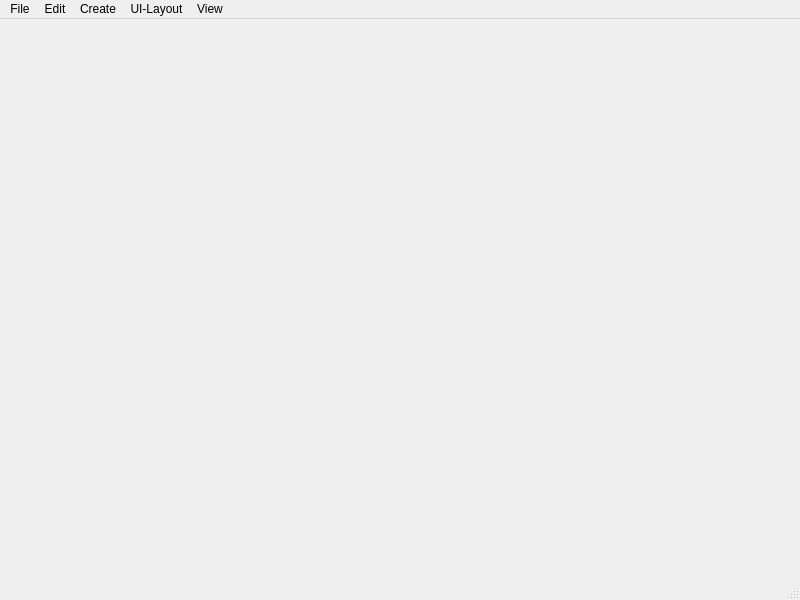
<?xml version="1.0" encoding="UTF-8"?>
<ui version="4.0">
 <class>EditorWindow</class>
 <widget class="QMainWindow" name="EditorWindow">
  <property name="geometry">
   <rect>
    <x>0</x>
    <y>0</y>
    <width>800</width>
    <height>600</height>
   </rect>
  </property>
  <property name="contextMenuPolicy">
   <enum>Qt::NoContextMenu</enum>
  </property>
  <property name="windowTitle">
   <string>MainWindow</string>
  </property>
  <widget class="QWidget" name="centralwidget"/>
  <widget class="QMenuBar" name="menubar">
   <property name="geometry">
    <rect>
     <x>0</x>
     <y>0</y>
     <width>800</width>
     <height>21</height>
    </rect>
   </property>
   <widget class="QMenu" name="menuFile">
    <property name="title">
     <string>File</string>
    </property>
    <addaction name="actionNew_Scene"/>
    <addaction name="actionOpen_Scene"/>
    <addaction name="actionSave_Scene"/>
    <addaction name="actionSave_scene_as"/>
    <addaction name="separator"/>
    <addaction name="actionNew_project"/>
    <addaction name="actionOpen_project"/>
    <addaction name="actionSave_project"/>
    <addaction name="separator"/>
    <addaction name="actionRun_script"/>
    <addaction name="separator"/>
    <addaction name="actionExit_2"/>
   </widget>
   <widget class="QMenu" name="menuEdit">
    <property name="title">
     <string>Edit</string>
    </property>
    <widget class="QMenu" name="menuSet_children_as_spine_path">
     <property name="title">
      <string>Set children as spine path</string>
     </property>
     <addaction name="actionNon_cyclic"/>
     <addaction name="actionCyclic"/>
    </widget>
    <addaction name="actionUndo"/>
    <addaction name="actionRedo"/>
    <addaction name="separator"/>
    <addaction name="actionCut"/>
    <addaction name="actionDuplicate"/>
    <addaction name="actionCopy"/>
    <addaction name="actionPaste"/>
    <addaction name="actionDelete"/>
    <addaction name="actionSelectall"/>
    <addaction name="actionDeselectall"/>
    <addaction name="separator"/>
    <addaction name="actionReset_to_default"/>
    <addaction name="separator"/>
    <addaction name="actionReset_position"/>
    <addaction name="actionReset_rotation"/>
    <addaction name="actionReset_scale"/>
    <addaction name="actionEnable_disable"/>
    <addaction name="actionEnable_all"/>
    <addaction name="actionUnparent"/>
    <addaction name="actionParent_to_last"/>
    <addaction name="separator"/>
    <addaction name="actionToggle_update"/>
    <addaction name="actionColor_wheel"/>
    <addaction name="actionShow_component_animation"/>
    <addaction name="separator"/>
    <addaction name="actionStop_test_animation"/>
    <addaction name="separator"/>
    <addaction name="actionRebuild_navigation_data"/>
    <addaction name="actionRender_Zone_Cubemap"/>
    <addaction name="actionAdd_children_to_SM_group"/>
    <addaction name="menuSet_children_as_spine_path"/>
   </widget>
   <widget class="QMenu" name="menuCreate">
    <property name="title">
     <string>Create</string>
    </property>
   </widget>
   <widget class="QMenu" name="menuUI_Layout">
    <property name="title">
     <string>UI-Layout</string>
    </property>
   </widget>
   <widget class="QMenu" name="menuView">
    <property name="title">
     <string>View</string>
    </property>
    <addaction name="actionInspector"/>
    <addaction name="actionAttribute_inspetor"/>
    <addaction name="actionResource_browser"/>
    <addaction name="actionConsole"/>
   </widget>
   <addaction name="menuFile"/>
   <addaction name="menuEdit"/>
   <addaction name="menuCreate"/>
   <addaction name="menuUI_Layout"/>
   <addaction name="menuView"/>
  </widget>
  <widget class="QStatusBar" name="statusbar"/>
  <action name="actionNew_Scene">
   <property name="text">
    <string>New scene</string>
   </property>
   <property name="shortcut">
    <string>Ctrl+N</string>
   </property>
  </action>
  <action name="actionOpen_Scene">
   <property name="text">
    <string>Open scene</string>
   </property>
   <property name="shortcut">
    <string>Ctrl+O</string>
   </property>
  </action>
  <action name="actionSave_Scene">
   <property name="text">
    <string>Save scene</string>
   </property>
   <property name="shortcut">
    <string>Ctrl+S</string>
   </property>
  </action>
  <action name="actionSave_scene_as">
   <property name="text">
    <string>Save scene as</string>
   </property>
   <property name="shortcut">
    <string>Ctrl+Shift+S</string>
   </property>
  </action>
  <action name="actionAs_replicated">
   <property name="text">
    <string>As replicated...</string>
   </property>
  </action>
  <action name="actionAs_local">
   <property name="text">
    <string>As local...</string>
   </property>
  </action>
  <action name="actionNew_project">
   <property name="text">
    <string>New project</string>
   </property>
  </action>
  <action name="actionOpen_project">
   <property name="text">
    <string>Open project</string>
   </property>
  </action>
  <action name="actionSave_project">
   <property name="text">
    <string>Save project</string>
   </property>
  </action>
  <action name="actionUndo">
   <property name="text">
    <string>Undo</string>
   </property>
  </action>
  <action name="actionRedo">
   <property name="text">
    <string>Redo</string>
   </property>
  </action>
  <action name="actionCut">
   <property name="text">
    <string>Cut</string>
   </property>
  </action>
  <action name="actionDuplicate">
   <property name="text">
    <string>Duplicate</string>
   </property>
  </action>
  <action name="actionCopy">
   <property name="text">
    <string>Copy</string>
   </property>
  </action>
  <action name="actionPaste">
   <property name="text">
    <string>Paste</string>
   </property>
  </action>
  <action name="actionDelete">
   <property name="text">
    <string>Delete</string>
   </property>
  </action>
  <action name="actionSelectall">
   <property name="text">
    <string>Select all</string>
   </property>
  </action>
  <action name="actionDeselectall">
   <property name="text">
    <string>Deselect all</string>
   </property>
  </action>
  <action name="actionReset_to_default">
   <property name="text">
    <string>Reset to default</string>
   </property>
  </action>
  <action name="actionReset_position">
   <property name="text">
    <string>Reset position</string>
   </property>
  </action>
  <action name="actionReset_rotation">
   <property name="text">
    <string>Reset rotation</string>
   </property>
  </action>
  <action name="actionReset_scale">
   <property name="text">
    <string>Reset scale</string>
   </property>
  </action>
  <action name="actionEnable_disable">
   <property name="text">
    <string>Enable/disable</string>
   </property>
  </action>
  <action name="actionEnable_all">
   <property name="text">
    <string>Enable all</string>
   </property>
  </action>
  <action name="actionUnparent">
   <property name="text">
    <string>Unparent</string>
   </property>
  </action>
  <action name="actionParent_to_last">
   <property name="text">
    <string>Parent to last</string>
   </property>
  </action>
  <action name="actionToggle_update">
   <property name="text">
    <string>Toggle update</string>
   </property>
  </action>
  <action name="actionColor_wheel">
   <property name="text">
    <string>Color wheel</string>
   </property>
  </action>
  <action name="actionShow_component_animation">
   <property name="text">
    <string>Show component icons</string>
   </property>
  </action>
  <action name="actionStop_test_animation">
   <property name="text">
    <string>Stop test animation</string>
   </property>
  </action>
  <action name="actionRebuild_navigation_data">
   <property name="text">
    <string>Rebuild navigation data</string>
   </property>
  </action>
  <action name="actionRender_Zone_Cubemap">
   <property name="text">
    <string>Render Zone Cubemap</string>
   </property>
  </action>
  <action name="actionAdd_children_to_SM_group">
   <property name="text">
    <string>Add children to SM-group</string>
   </property>
  </action>
  <action name="actionNon_cyclic">
   <property name="text">
    <string>Non-cyclic</string>
   </property>
  </action>
  <action name="actionCyclic">
   <property name="text">
    <string>cyclic</string>
   </property>
  </action>
  <action name="actionInspector">
   <property name="enabled">
    <bool>true</bool>
   </property>
   <property name="text">
    <string>Inspector window</string>
   </property>
  </action>
  <action name="actionAttribute_inspetor">
   <property name="text">
    <string>Attribute inspector</string>
   </property>
  </action>
  <action name="actionResource_browser">
   <property name="text">
    <string>Resource browser</string>
   </property>
  </action>
  <action name="actionRun_script">
   <property name="text">
    <string>Run script</string>
   </property>
  </action>
  <action name="actionExit_2">
   <property name="text">
    <string>Exit</string>
   </property>
  </action>
  <action name="actionConsole">
   <property name="text">
    <string>Console</string>
   </property>
  </action>
 </widget>
 <resources/>
 <connections/>
</ui>
